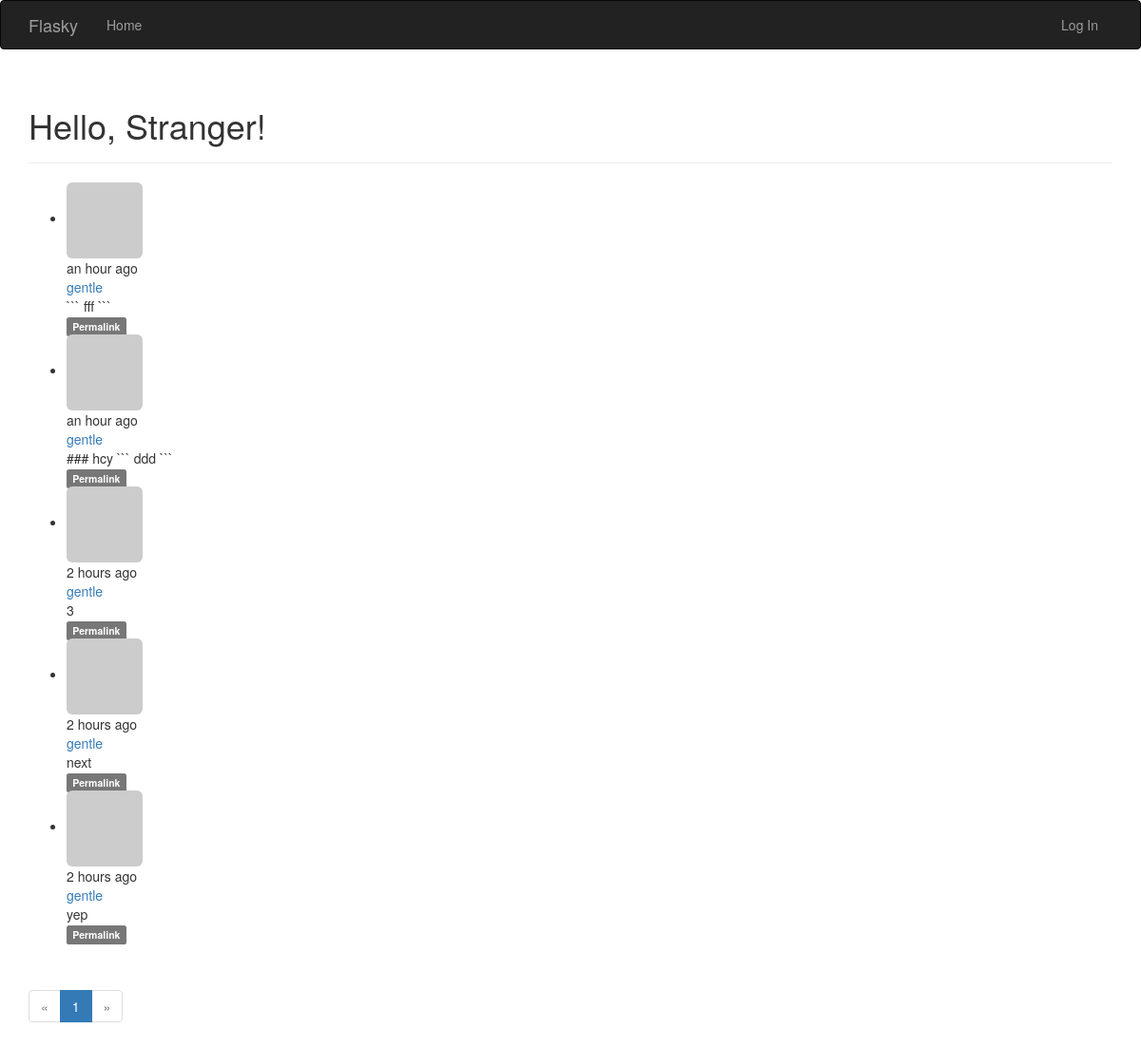
Before: / with the older database file.
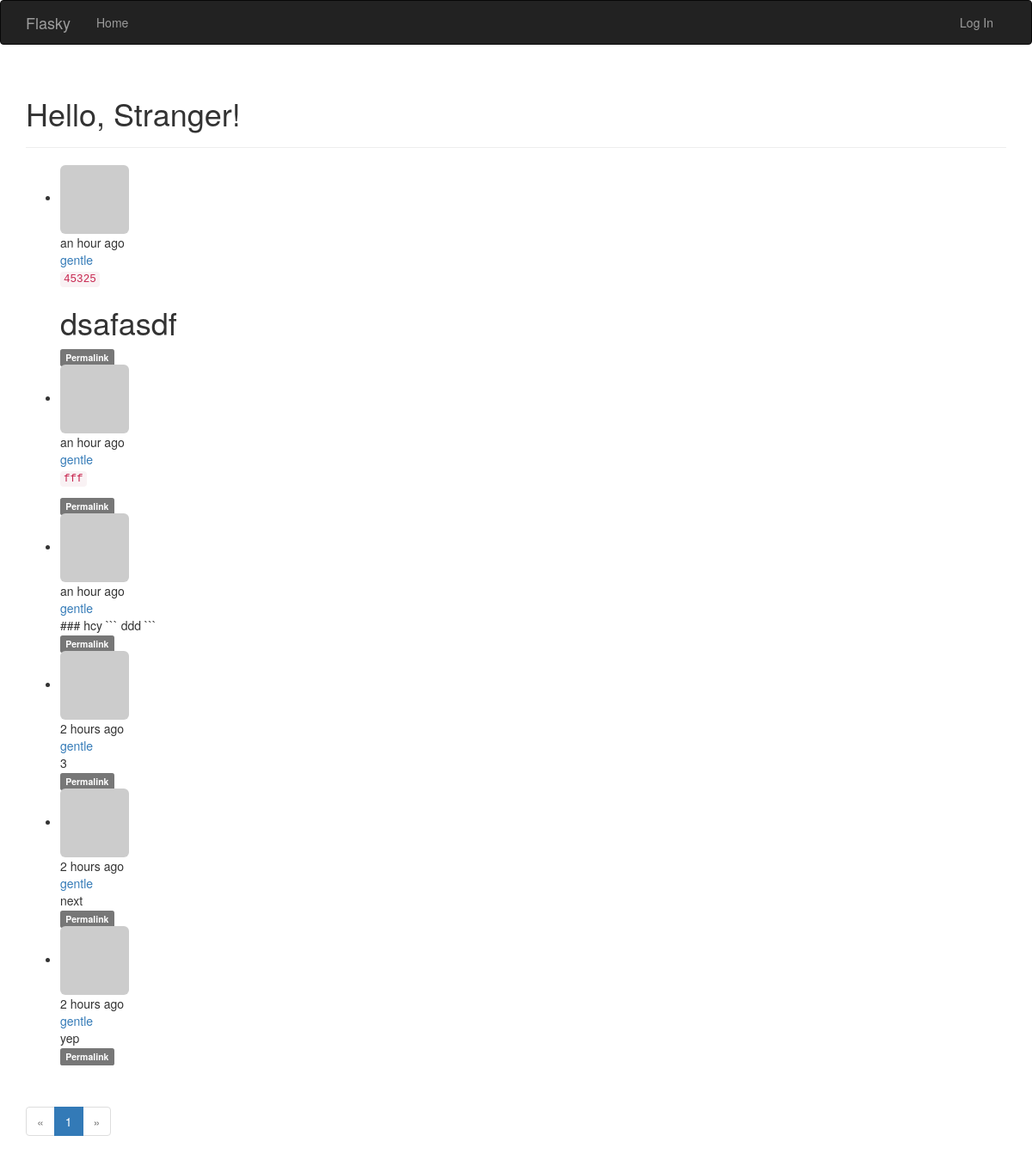
After: the same page with the newer database file.
### app/models.py (models this page shows, shortened)
class Post(db.Model):
    __tablename__ = 'posts'
    id = db.Column(db.Integer, primary_key=True)
    body = db.Column(db.Text)
    body_html = db.Column(db.Text)
    timestamp = db.Column(db.DateTime, index=True, default=datetime.utcnow)
    author_id = db.Column(db.Integer, db.ForeignKey('users.id'))

class User(UserMixin, db.Model):
    __tablename__ = 'users'
    id = db.Column(db.Integer, primary_key=True)
    email = db.Column(db.String(64), unique=True, index=True)
    username = db.Column(db.String(64), unique=True, index=True)
    role_id = db.Column(db.Integer, db.ForeignKey('roles.id'))
    password_hash = db.Column(db.String(128))
    confirmed = db.Column(db.Boolean, default=False)
    name = db.Column(db.String(64))
    location = db.Column(db.String(64))
    about_me = db.Column(db.Text())
    member_since = db.Column(db.DateTime(), default=datetime.utcnow)
    last_seen = db.Column(db.DateTime(), default=datetime.utcnow)
    avatar_hash = db.Column(db.String(32))
    posts = db.relationship('Post', backref='author', lazy='dynamic')
    @property
    def password(self):
        raise AttributeError('password is not a readable attribute')
    def gravatar(self, size=100, default='identicon', rating='g'):
        if request.is_secure:
            url = 'https://secure.gravatar.com/avatar'
        else:
            url = 'http://www.gravatar.com/avatar'
        hash = self.avatar_hash or hashlib.md5(
            self.email.encode('utf-8')).hexdigest()
        return '{url}/{hash}?s={size}&d={default}&r={rating}'.format(
            url=url, hash=hash, size=size, default=default, rating=rating)

### app/main/views.py (the view)
@main.route('/', methods=['GET', 'POST'])
def index():
    form = PostForm()
    if current_user.can(Permission.WRITE_ARTICLES) and \
            form.validate_on_submit():
        post = Post(body=form.body.data,
                    author=current_user._get_current_object())
        db.session.add(post)
        return redirect(url_for('.index'))
    page = request.args.get('page', 1, type=int)
    pagination = Post.query.order_by(Post.timestamp.desc()).paginate(
        page, per_page=current_app.config['FLASKY_POSTS_PER_PAGE'],
        error_out=False)
    posts = pagination.items
    return render_template('index.html', form=form, posts=posts,
                           pagination=pagination)

### app/main/__init__.py (called while the page is built)
@main.app_context_processor
def inject_permissions():
    return dict(Permission=Permission)

### app/models.py (called while the page is built)
    def can(self, permissions):
        return False

    def is_administrator(self):
        return False

### app/templates/index.html (shortened to what this page needs)
{% extends "base.html" %}
{% import "bootstrap/wtf.html" as wtf %}
{% import "_macros.html" as macros %}
{% block page_content %}
<div class="page-header">
    <h1>Hello, {% if current_user.is_authenticated %}{{ current_user.username }}{% else %}Stranger{% endif %}!</h1>
</div>
{% include '_posts.html' %}
{% if pagination %}
<div class="pagination">
    {{ macros.pagination_widget(pagination, '.index') }}
</div>
{% endif %}
{% endblock %}

### app/templates/_posts.html (shortened to what this page needs)
<ul class="posts">
    {% for post in posts %}
    <li class="post">
        <div class="post-thumbnail">
            <a href="{{ url_for('.user', username=post.author.username) }}">
                <img class="img-rounded profile-thumbnail" src="{{ post.author.gravatar(size=40) }}">
            </a>
        </div>
        <div class="post-content">
            <div class="post-date">{{ moment(post.timestamp).fromNow() }}</div>
            <div class="post-author"><a href="{{ url_for('.user', username=post.author.username) }}">{{ post.author.username }}</a></div>
            <div class="post-body">
                {% if post.body_html %}
                    {{ post.body_html | safe }}
                {% else %}
                    {{ post.body }}
                {% endif %}
            </div>
            <div class="post-footer">
                <a href="{{ url_for('.post', id=post.id) }}">
                    <span class="label label-default">Permalink</span>
                </a>
            </div>
        </div>
    </li>
    {% endfor %}
</ul>

Changed rows visible on the page:
added Post: timestamp "an hour ago", author.username "gentle", body_html "45325 dsafasdf"
changed Post: body_html (not shown) → "fff"; body "``` fff ```" → (not shown)
